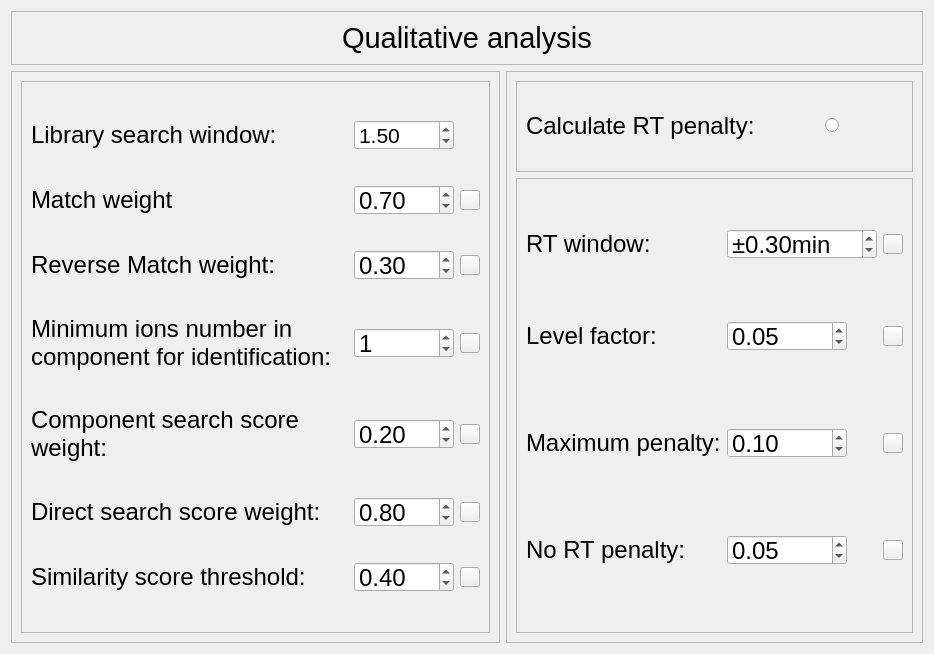
<?xml version="1.0" encoding="UTF-8"?>
<ui version="4.0">
 <class>Form</class>
 <widget class="QWidget" name="Form">
  <property name="geometry">
   <rect>
    <x>0</x>
    <y>0</y>
    <width>934</width>
    <height>654</height>
   </rect>
  </property>
  <property name="windowTitle">
   <string>DataAnalyzer-WTS</string>
  </property>
  <property name="windowIcon">
   <iconset>
    <normaloff>icon.png</normaloff>icon.png</iconset>
  </property>
  <layout class="QGridLayout" name="gridLayout">
   <item row="0" column="0" colspan="2">
    <widget class="QFrame" name="frame_3">
     <property name="frameShape">
      <enum>QFrame::StyledPanel</enum>
     </property>
     <property name="frameShadow">
      <enum>QFrame::Raised</enum>
     </property>
     <layout class="QHBoxLayout" name="horizontalLayout_2">
      <item>
       <widget class="QLabel" name="label">
        <property name="sizePolicy">
         <sizepolicy hsizetype="Maximum" vsizetype="Preferred">
          <horstretch>0</horstretch>
          <verstretch>0</verstretch>
         </sizepolicy>
        </property>
        <property name="font">
         <font>
          <pointsize>22</pointsize>
          <weight>50</weight>
          <italic>false</italic>
          <bold>false</bold>
         </font>
        </property>
        <property name="styleSheet">
         <string notr="true">font: 22pt;</string>
        </property>
        <property name="text">
         <string>Qualitative analysis</string>
        </property>
       </widget>
      </item>
     </layout>
    </widget>
   </item>
   <item row="1" column="1">
    <widget class="QFrame" name="frame_2">
     <property name="frameShape">
      <enum>QFrame::StyledPanel</enum>
     </property>
     <property name="frameShadow">
      <enum>QFrame::Raised</enum>
     </property>
     <layout class="QGridLayout" name="gridLayout_3" rowstretch="1,5">
      <item row="1" column="0">
       <widget class="QFrame" name="frame_5">
        <property name="frameShape">
         <enum>QFrame::StyledPanel</enum>
        </property>
        <property name="frameShadow">
         <enum>QFrame::Raised</enum>
        </property>
        <layout class="QGridLayout" name="gridLayout_4">
         <item row="0" column="0">
          <widget class="QLabel" name="label_7">
           <property name="sizePolicy">
            <sizepolicy hsizetype="Maximum" vsizetype="Preferred">
             <horstretch>0</horstretch>
             <verstretch>0</verstretch>
            </sizepolicy>
           </property>
           <property name="minimumSize">
            <size>
             <width>0</width>
             <height>30</height>
            </size>
           </property>
           <property name="maximumSize">
            <size>
             <width>16777215</width>
             <height>30</height>
            </size>
           </property>
           <property name="font">
            <font>
             <pointsize>18</pointsize>
             <weight>50</weight>
             <italic>false</italic>
             <bold>false</bold>
            </font>
           </property>
           <property name="styleSheet">
            <string notr="true">font: 18pt;</string>
           </property>
           <property name="text">
            <string>RT window:</string>
           </property>
          </widget>
         </item>
         <item row="0" column="1">
          <widget class="QDoubleSpinBox" name="doubleSpinBox_12">
           <property name="minimumSize">
            <size>
             <width>150</width>
             <height>30</height>
            </size>
           </property>
           <property name="maximumSize">
            <size>
             <width>150</width>
             <height>30</height>
            </size>
           </property>
           <property name="styleSheet">
            <string notr="true">font: 18pt;</string>
           </property>
           <property name="prefix">
            <string>±</string>
           </property>
           <property name="suffix">
            <string>min</string>
           </property>
           <property name="maximum">
            <double>9999.000000000000000</double>
           </property>
           <property name="singleStep">
            <double>0.100000000000000</double>
           </property>
           <property name="value">
            <double>0.300000000000000</double>
           </property>
          </widget>
         </item>
         <item row="0" column="2">
          <widget class="QPushButton" name="pushButton_6">
           <property name="minimumSize">
            <size>
             <width>20</width>
             <height>20</height>
            </size>
           </property>
           <property name="maximumSize">
            <size>
             <width>20</width>
             <height>20</height>
            </size>
           </property>
           <property name="text">
            <string/>
           </property>
           <property name="icon">
            <iconset>
             <normaloff>R-C.png</normaloff>R-C.png</iconset>
           </property>
           <property name="iconSize">
            <size>
             <width>20</width>
             <height>20</height>
            </size>
           </property>
          </widget>
         </item>
         <item row="1" column="0">
          <widget class="QLabel" name="label_8">
           <property name="minimumSize">
            <size>
             <width>0</width>
             <height>60</height>
            </size>
           </property>
           <property name="maximumSize">
            <size>
             <width>16777215</width>
             <height>60</height>
            </size>
           </property>
           <property name="font">
            <font>
             <pointsize>18</pointsize>
             <weight>50</weight>
             <italic>false</italic>
             <bold>false</bold>
            </font>
           </property>
           <property name="styleSheet">
            <string notr="true">font: 18pt;</string>
           </property>
           <property name="text">
            <string>Level factor:</string>
           </property>
           <property name="wordWrap">
            <bool>false</bool>
           </property>
          </widget>
         </item>
         <item row="1" column="1">
          <widget class="QDoubleSpinBox" name="doubleSpinBox_7">
           <property name="minimumSize">
            <size>
             <width>120</width>
             <height>30</height>
            </size>
           </property>
           <property name="maximumSize">
            <size>
             <width>120</width>
             <height>30</height>
            </size>
           </property>
           <property name="styleSheet">
            <string notr="true">font: 18pt;</string>
           </property>
           <property name="decimals">
            <number>2</number>
           </property>
           <property name="singleStep">
            <double>0.010000000000000</double>
           </property>
           <property name="value">
            <double>0.050000000000000</double>
           </property>
          </widget>
         </item>
         <item row="1" column="2">
          <widget class="QPushButton" name="pushButton_7">
           <property name="minimumSize">
            <size>
             <width>20</width>
             <height>20</height>
            </size>
           </property>
           <property name="maximumSize">
            <size>
             <width>20</width>
             <height>20</height>
            </size>
           </property>
           <property name="text">
            <string/>
           </property>
           <property name="icon">
            <iconset>
             <normaloff>R-C.png</normaloff>R-C.png</iconset>
           </property>
           <property name="iconSize">
            <size>
             <width>20</width>
             <height>20</height>
            </size>
           </property>
          </widget>
         </item>
         <item row="2" column="0">
          <widget class="QLabel" name="label_10">
           <property name="minimumSize">
            <size>
             <width>0</width>
             <height>60</height>
            </size>
           </property>
           <property name="maximumSize">
            <size>
             <width>16777215</width>
             <height>60</height>
            </size>
           </property>
           <property name="font">
            <font>
             <pointsize>18</pointsize>
             <weight>50</weight>
             <italic>false</italic>
             <bold>false</bold>
            </font>
           </property>
           <property name="styleSheet">
            <string notr="true">font: 18pt;</string>
           </property>
           <property name="text">
            <string>Maximum penalty:</string>
           </property>
           <property name="wordWrap">
            <bool>false</bool>
           </property>
          </widget>
         </item>
         <item row="2" column="1">
          <widget class="QDoubleSpinBox" name="doubleSpinBox_8">
           <property name="minimumSize">
            <size>
             <width>120</width>
             <height>30</height>
            </size>
           </property>
           <property name="maximumSize">
            <size>
             <width>120</width>
             <height>30</height>
            </size>
           </property>
           <property name="styleSheet">
            <string notr="true">font: 18pt;</string>
           </property>
           <property name="decimals">
            <number>2</number>
           </property>
           <property name="maximum">
            <double>1.000000000000000</double>
           </property>
           <property name="singleStep">
            <double>0.010000000000000</double>
           </property>
           <property name="value">
            <double>0.100000000000000</double>
           </property>
          </widget>
         </item>
         <item row="2" column="2">
          <widget class="QPushButton" name="pushButton_8">
           <property name="minimumSize">
            <size>
             <width>20</width>
             <height>20</height>
            </size>
           </property>
           <property name="maximumSize">
            <size>
             <width>20</width>
             <height>20</height>
            </size>
           </property>
           <property name="text">
            <string/>
           </property>
           <property name="icon">
            <iconset>
             <normaloff>R-C.png</normaloff>R-C.png</iconset>
           </property>
           <property name="iconSize">
            <size>
             <width>20</width>
             <height>20</height>
            </size>
           </property>
          </widget>
         </item>
         <item row="3" column="0">
          <widget class="QLabel" name="label_11">
           <property name="minimumSize">
            <size>
             <width>0</width>
             <height>60</height>
            </size>
           </property>
           <property name="maximumSize">
            <size>
             <width>16777215</width>
             <height>60</height>
            </size>
           </property>
           <property name="font">
            <font>
             <pointsize>18</pointsize>
             <weight>50</weight>
             <italic>false</italic>
             <bold>false</bold>
            </font>
           </property>
           <property name="styleSheet">
            <string notr="true">font: 18pt;</string>
           </property>
           <property name="text">
            <string>No RT penalty:</string>
           </property>
           <property name="wordWrap">
            <bool>true</bool>
           </property>
          </widget>
         </item>
         <item row="3" column="1">
          <widget class="QDoubleSpinBox" name="doubleSpinBox_9">
           <property name="minimumSize">
            <size>
             <width>120</width>
             <height>30</height>
            </size>
           </property>
           <property name="maximumSize">
            <size>
             <width>120</width>
             <height>30</height>
            </size>
           </property>
           <property name="styleSheet">
            <string notr="true">font: 18pt;</string>
           </property>
           <property name="maximum">
            <double>1.000000000000000</double>
           </property>
           <property name="singleStep">
            <double>0.010000000000000</double>
           </property>
           <property name="value">
            <double>0.050000000000000</double>
           </property>
          </widget>
         </item>
         <item row="3" column="2">
          <widget class="QPushButton" name="pushButton_9">
           <property name="minimumSize">
            <size>
             <width>20</width>
             <height>20</height>
            </size>
           </property>
           <property name="maximumSize">
            <size>
             <width>20</width>
             <height>20</height>
            </size>
           </property>
           <property name="text">
            <string/>
           </property>
           <property name="icon">
            <iconset>
             <normaloff>R-C.png</normaloff>R-C.png</iconset>
           </property>
           <property name="iconSize">
            <size>
             <width>20</width>
             <height>20</height>
            </size>
           </property>
          </widget>
         </item>
        </layout>
       </widget>
      </item>
      <item row="0" column="0">
       <widget class="QFrame" name="frame_6">
        <property name="frameShape">
         <enum>QFrame::StyledPanel</enum>
        </property>
        <property name="frameShadow">
         <enum>QFrame::Raised</enum>
        </property>
        <layout class="QGridLayout" name="gridLayout_6">
         <item row="0" column="0">
          <widget class="QLabel" name="label_6">
           <property name="sizePolicy">
            <sizepolicy hsizetype="Maximum" vsizetype="Preferred">
             <horstretch>0</horstretch>
             <verstretch>0</verstretch>
            </sizepolicy>
           </property>
           <property name="minimumSize">
            <size>
             <width>0</width>
             <height>0</height>
            </size>
           </property>
           <property name="maximumSize">
            <size>
             <width>16777215</width>
             <height>16777215</height>
            </size>
           </property>
           <property name="font">
            <font>
             <pointsize>18</pointsize>
             <weight>50</weight>
             <italic>false</italic>
             <bold>false</bold>
            </font>
           </property>
           <property name="styleSheet">
            <string notr="true">font: 18pt;</string>
           </property>
           <property name="text">
            <string>Calculate RT penalty:</string>
           </property>
          </widget>
         </item>
         <item row="0" column="1" alignment="Qt::AlignHCenter">
          <widget class="QRadioButton" name="radioButton">
           <property name="sizePolicy">
            <sizepolicy hsizetype="Maximum" vsizetype="Fixed">
             <horstretch>0</horstretch>
             <verstretch>0</verstretch>
            </sizepolicy>
           </property>
           <property name="styleSheet">
            <string notr="true">font: 18pt;</string>
           </property>
           <property name="text">
            <string/>
           </property>
           <property name="checked">
            <bool>false</bool>
           </property>
          </widget>
         </item>
        </layout>
       </widget>
      </item>
     </layout>
    </widget>
   </item>
   <item row="1" column="0">
    <widget class="QFrame" name="frame">
     <property name="frameShape">
      <enum>QFrame::StyledPanel</enum>
     </property>
     <property name="frameShadow">
      <enum>QFrame::Raised</enum>
     </property>
     <layout class="QGridLayout" name="gridLayout_5" rowstretch="1">
      <item row="0" column="0">
       <widget class="QFrame" name="frame_4">
        <property name="frameShape">
         <enum>QFrame::StyledPanel</enum>
        </property>
        <property name="frameShadow">
         <enum>QFrame::Raised</enum>
        </property>
        <layout class="QGridLayout" name="gridLayout_2">
         <item row="0" column="0">
          <widget class="QLabel" name="label_3">
           <property name="sizePolicy">
            <sizepolicy hsizetype="Maximum" vsizetype="Preferred">
             <horstretch>0</horstretch>
             <verstretch>0</verstretch>
            </sizepolicy>
           </property>
           <property name="minimumSize">
            <size>
             <width>0</width>
             <height>0</height>
            </size>
           </property>
           <property name="maximumSize">
            <size>
             <width>16777215</width>
             <height>16777215</height>
            </size>
           </property>
           <property name="font">
            <font>
             <pointsize>18</pointsize>
             <weight>50</weight>
             <italic>false</italic>
             <bold>false</bold>
            </font>
           </property>
           <property name="styleSheet">
            <string notr="true">font: 18pt;</string>
           </property>
           <property name="text">
            <string>Library search window:</string>
           </property>
          </widget>
         </item>
         <item row="0" column="1">
          <widget class="QDoubleSpinBox" name="doubleSpinBox_5">
           <property name="minimumSize">
            <size>
             <width>100</width>
             <height>30</height>
            </size>
           </property>
           <property name="maximumSize">
            <size>
             <width>100</width>
             <height>30</height>
            </size>
           </property>
           <property name="styleSheet">
            <string notr="true">font: 16pt;</string>
           </property>
           <property name="decimals">
            <number>2</number>
           </property>
           <property name="maximum">
            <double>9999999999999.000000000000000</double>
           </property>
           <property name="singleStep">
            <double>0.100000000000000</double>
           </property>
           <property name="value">
            <double>1.500000000000000</double>
           </property>
          </widget>
         </item>
         <item row="1" column="0">
          <widget class="QLabel" name="label_2">
           <property name="sizePolicy">
            <sizepolicy hsizetype="Maximum" vsizetype="Preferred">
             <horstretch>0</horstretch>
             <verstretch>0</verstretch>
            </sizepolicy>
           </property>
           <property name="minimumSize">
            <size>
             <width>0</width>
             <height>30</height>
            </size>
           </property>
           <property name="maximumSize">
            <size>
             <width>16777215</width>
             <height>30</height>
            </size>
           </property>
           <property name="font">
            <font>
             <pointsize>18</pointsize>
             <weight>50</weight>
             <italic>false</italic>
             <bold>false</bold>
            </font>
           </property>
           <property name="styleSheet">
            <string notr="true">font: 18pt;</string>
           </property>
           <property name="text">
            <string>Match weight</string>
           </property>
          </widget>
         </item>
         <item row="1" column="1">
          <widget class="QDoubleSpinBox" name="doubleSpinBox_3">
           <property name="minimumSize">
            <size>
             <width>100</width>
             <height>30</height>
            </size>
           </property>
           <property name="maximumSize">
            <size>
             <width>100</width>
             <height>30</height>
            </size>
           </property>
           <property name="styleSheet">
            <string notr="true">font: 18pt;</string>
           </property>
           <property name="decimals">
            <number>2</number>
           </property>
           <property name="maximum">
            <double>99999.000000000000000</double>
           </property>
           <property name="singleStep">
            <double>0.100000000000000</double>
           </property>
           <property name="value">
            <double>0.700000000000000</double>
           </property>
          </widget>
         </item>
         <item row="1" column="2">
          <widget class="QPushButton" name="pushButton_11">
           <property name="minimumSize">
            <size>
             <width>20</width>
             <height>20</height>
            </size>
           </property>
           <property name="maximumSize">
            <size>
             <width>20</width>
             <height>20</height>
            </size>
           </property>
           <property name="text">
            <string/>
           </property>
           <property name="icon">
            <iconset>
             <normaloff>R-C.png</normaloff>R-C.png</iconset>
           </property>
           <property name="iconSize">
            <size>
             <width>20</width>
             <height>20</height>
            </size>
           </property>
          </widget>
         </item>
         <item row="2" column="0">
          <widget class="QLabel" name="label_4">
           <property name="font">
            <font>
             <pointsize>18</pointsize>
             <weight>50</weight>
             <italic>false</italic>
             <bold>false</bold>
            </font>
           </property>
           <property name="styleSheet">
            <string notr="true">font: 18pt;</string>
           </property>
           <property name="text">
            <string>Reverse Match weight:</string>
           </property>
           <property name="wordWrap">
            <bool>true</bool>
           </property>
          </widget>
         </item>
         <item row="2" column="1">
          <widget class="QDoubleSpinBox" name="doubleSpinBox_4">
           <property name="minimumSize">
            <size>
             <width>100</width>
             <height>30</height>
            </size>
           </property>
           <property name="maximumSize">
            <size>
             <width>100</width>
             <height>30</height>
            </size>
           </property>
           <property name="styleSheet">
            <string notr="true">font: 18pt;</string>
           </property>
           <property name="decimals">
            <number>2</number>
           </property>
           <property name="singleStep">
            <double>0.100000000000000</double>
           </property>
           <property name="value">
            <double>0.300000000000000</double>
           </property>
          </widget>
         </item>
         <item row="2" column="2">
          <widget class="QPushButton" name="pushButton_12">
           <property name="minimumSize">
            <size>
             <width>20</width>
             <height>20</height>
            </size>
           </property>
           <property name="maximumSize">
            <size>
             <width>20</width>
             <height>20</height>
            </size>
           </property>
           <property name="text">
            <string/>
           </property>
           <property name="icon">
            <iconset>
             <normaloff>R-C.png</normaloff>R-C.png</iconset>
           </property>
           <property name="iconSize">
            <size>
             <width>20</width>
             <height>20</height>
            </size>
           </property>
          </widget>
         </item>
         <item row="3" column="0">
          <widget class="QLabel" name="label_5">
           <property name="font">
            <font>
             <pointsize>18</pointsize>
             <weight>50</weight>
             <italic>false</italic>
             <bold>false</bold>
            </font>
           </property>
           <property name="styleSheet">
            <string notr="true">font: 18pt;</string>
           </property>
           <property name="text">
            <string>Minimum ions number in component for identification:</string>
           </property>
           <property name="wordWrap">
            <bool>true</bool>
           </property>
          </widget>
         </item>
         <item row="3" column="1">
          <widget class="QSpinBox" name="spinBox_2">
           <property name="minimumSize">
            <size>
             <width>100</width>
             <height>30</height>
            </size>
           </property>
           <property name="maximumSize">
            <size>
             <width>100</width>
             <height>30</height>
            </size>
           </property>
           <property name="styleSheet">
            <string notr="true">font: 18pt;</string>
           </property>
           <property name="maximum">
            <number>99999</number>
           </property>
           <property name="value">
            <number>1</number>
           </property>
          </widget>
         </item>
         <item row="3" column="2">
          <widget class="QPushButton" name="pushButton_13">
           <property name="minimumSize">
            <size>
             <width>20</width>
             <height>20</height>
            </size>
           </property>
           <property name="maximumSize">
            <size>
             <width>20</width>
             <height>20</height>
            </size>
           </property>
           <property name="text">
            <string/>
           </property>
           <property name="icon">
            <iconset>
             <normaloff>R-C.png</normaloff>R-C.png</iconset>
           </property>
           <property name="iconSize">
            <size>
             <width>20</width>
             <height>20</height>
            </size>
           </property>
          </widget>
         </item>
         <item row="4" column="0">
          <widget class="QLabel" name="label_16">
           <property name="sizePolicy">
            <sizepolicy hsizetype="Preferred" vsizetype="Preferred">
             <horstretch>0</horstretch>
             <verstretch>0</verstretch>
            </sizepolicy>
           </property>
           <property name="minimumSize">
            <size>
             <width>0</width>
             <height>0</height>
            </size>
           </property>
           <property name="maximumSize">
            <size>
             <width>16777215</width>
             <height>16777215</height>
            </size>
           </property>
           <property name="font">
            <font>
             <pointsize>18</pointsize>
             <weight>50</weight>
             <italic>false</italic>
             <bold>false</bold>
            </font>
           </property>
           <property name="styleSheet">
            <string notr="true">font: 18pt;</string>
           </property>
           <property name="text">
            <string>Component search score weight:</string>
           </property>
           <property name="wordWrap">
            <bool>true</bool>
           </property>
          </widget>
         </item>
         <item row="4" column="1">
          <widget class="QDoubleSpinBox" name="doubleSpinBox_6">
           <property name="minimumSize">
            <size>
             <width>100</width>
             <height>30</height>
            </size>
           </property>
           <property name="maximumSize">
            <size>
             <width>100</width>
             <height>30</height>
            </size>
           </property>
           <property name="styleSheet">
            <string notr="true">font: 18pt;</string>
           </property>
           <property name="decimals">
            <number>2</number>
           </property>
           <property name="singleStep">
            <double>0.100000000000000</double>
           </property>
           <property name="value">
            <double>0.200000000000000</double>
           </property>
          </widget>
         </item>
         <item row="4" column="2">
          <widget class="QPushButton" name="pushButton_14">
           <property name="minimumSize">
            <size>
             <width>20</width>
             <height>20</height>
            </size>
           </property>
           <property name="maximumSize">
            <size>
             <width>20</width>
             <height>20</height>
            </size>
           </property>
           <property name="text">
            <string/>
           </property>
           <property name="icon">
            <iconset>
             <normaloff>R-C.png</normaloff>R-C.png</iconset>
           </property>
           <property name="iconSize">
            <size>
             <width>20</width>
             <height>20</height>
            </size>
           </property>
          </widget>
         </item>
         <item row="5" column="0">
          <widget class="QLabel" name="label_17">
           <property name="sizePolicy">
            <sizepolicy hsizetype="Maximum" vsizetype="Preferred">
             <horstretch>0</horstretch>
             <verstretch>0</verstretch>
            </sizepolicy>
           </property>
           <property name="minimumSize">
            <size>
             <width>0</width>
             <height>30</height>
            </size>
           </property>
           <property name="maximumSize">
            <size>
             <width>16777215</width>
             <height>30</height>
            </size>
           </property>
           <property name="font">
            <font>
             <pointsize>18</pointsize>
             <weight>50</weight>
             <italic>false</italic>
             <bold>false</bold>
            </font>
           </property>
           <property name="styleSheet">
            <string notr="true">font: 18pt;</string>
           </property>
           <property name="text">
            <string>Direct search score weight:</string>
           </property>
           <property name="wordWrap">
            <bool>false</bool>
           </property>
          </widget>
         </item>
         <item row="5" column="1">
          <widget class="QDoubleSpinBox" name="doubleSpinBox_10">
           <property name="minimumSize">
            <size>
             <width>100</width>
             <height>30</height>
            </size>
           </property>
           <property name="maximumSize">
            <size>
             <width>100</width>
             <height>30</height>
            </size>
           </property>
           <property name="styleSheet">
            <string notr="true">font: 18pt;</string>
           </property>
           <property name="suffix">
            <string/>
           </property>
           <property name="decimals">
            <number>2</number>
           </property>
           <property name="maximum">
            <double>99.000000000000000</double>
           </property>
           <property name="singleStep">
            <double>0.100000000000000</double>
           </property>
           <property name="value">
            <double>0.800000000000000</double>
           </property>
          </widget>
         </item>
         <item row="5" column="2">
          <widget class="QPushButton" name="pushButton_15">
           <property name="minimumSize">
            <size>
             <width>20</width>
             <height>20</height>
            </size>
           </property>
           <property name="maximumSize">
            <size>
             <width>20</width>
             <height>20</height>
            </size>
           </property>
           <property name="text">
            <string/>
           </property>
           <property name="icon">
            <iconset>
             <normaloff>R-C.png</normaloff>R-C.png</iconset>
           </property>
           <property name="iconSize">
            <size>
             <width>20</width>
             <height>20</height>
            </size>
           </property>
          </widget>
         </item>
         <item row="6" column="0">
          <widget class="QLabel" name="label_18">
           <property name="sizePolicy">
            <sizepolicy hsizetype="Maximum" vsizetype="Preferred">
             <horstretch>0</horstretch>
             <verstretch>0</verstretch>
            </sizepolicy>
           </property>
           <property name="minimumSize">
            <size>
             <width>0</width>
             <height>30</height>
            </size>
           </property>
           <property name="maximumSize">
            <size>
             <width>16777215</width>
             <height>30</height>
            </size>
           </property>
           <property name="font">
            <font>
             <pointsize>18</pointsize>
             <weight>50</weight>
             <italic>false</italic>
             <bold>false</bold>
            </font>
           </property>
           <property name="styleSheet">
            <string notr="true">font: 18pt;</string>
           </property>
           <property name="text">
            <string>Similarity score threshold:</string>
           </property>
           <property name="wordWrap">
            <bool>false</bool>
           </property>
          </widget>
         </item>
         <item row="6" column="1">
          <widget class="QDoubleSpinBox" name="doubleSpinBox_11">
           <property name="minimumSize">
            <size>
             <width>100</width>
             <height>30</height>
            </size>
           </property>
           <property name="maximumSize">
            <size>
             <width>100</width>
             <height>30</height>
            </size>
           </property>
           <property name="styleSheet">
            <string notr="true">font: 18pt;</string>
           </property>
           <property name="decimals">
            <number>2</number>
           </property>
           <property name="maximum">
            <double>1.000000000000000</double>
           </property>
           <property name="singleStep">
            <double>0.100000000000000</double>
           </property>
           <property name="value">
            <double>0.400000000000000</double>
           </property>
          </widget>
         </item>
         <item row="6" column="2">
          <widget class="QPushButton" name="pushButton_16">
           <property name="minimumSize">
            <size>
             <width>20</width>
             <height>20</height>
            </size>
           </property>
           <property name="maximumSize">
            <size>
             <width>20</width>
             <height>20</height>
            </size>
           </property>
           <property name="text">
            <string/>
           </property>
           <property name="icon">
            <iconset>
             <normaloff>R-C.png</normaloff>R-C.png</iconset>
           </property>
           <property name="iconSize">
            <size>
             <width>20</width>
             <height>20</height>
            </size>
           </property>
          </widget>
         </item>
        </layout>
       </widget>
      </item>
     </layout>
    </widget>
   </item>
  </layout>
 </widget>
 <resources/>
 <connections>
  <connection>
   <sender>pushButton_11</sender>
   <signal>clicked()</signal>
   <receiver>Form</receiver>
   <slot>slot2()</slot>
   <hints>
    <hint type="sourcelabel">
     <x>490</x>
     <y>295</y>
    </hint>
    <hint type="destinationlabel">
     <x>-189</x>
     <y>212</y>
    </hint>
   </hints>
  </connection>
  <connection>
   <sender>pushButton_12</sender>
   <signal>clicked()</signal>
   <receiver>Form</receiver>
   <slot>slot3()</slot>
   <hints>
    <hint type="sourcelabel">
     <x>488</x>
     <y>378</y>
    </hint>
    <hint type="destinationlabel">
     <x>-43</x>
     <y>380</y>
    </hint>
   </hints>
  </connection>
  <connection>
   <sender>pushButton_13</sender>
   <signal>clicked()</signal>
   <receiver>Form</receiver>
   <slot>slot4()</slot>
   <hints>
    <hint type="sourcelabel">
     <x>495</x>
     <y>466</y>
    </hint>
    <hint type="destinationlabel">
     <x>-189</x>
     <y>460</y>
    </hint>
   </hints>
  </connection>
  <connection>
   <sender>pushButton_14</sender>
   <signal>clicked()</signal>
   <receiver>Form</receiver>
   <slot>slot5()</slot>
   <hints>
    <hint type="sourcelabel">
     <x>487</x>
     <y>557</y>
    </hint>
    <hint type="destinationlabel">
     <x>-117</x>
     <y>527</y>
    </hint>
   </hints>
  </connection>
  <connection>
   <sender>pushButton_15</sender>
   <signal>clicked()</signal>
   <receiver>Form</receiver>
   <slot>slot6()</slot>
   <hints>
    <hint type="sourcelabel">
     <x>491</x>
     <y>638</y>
    </hint>
    <hint type="destinationlabel">
     <x>-107</x>
     <y>624</y>
    </hint>
   </hints>
  </connection>
  <connection>
   <sender>pushButton_16</sender>
   <signal>clicked()</signal>
   <receiver>Form</receiver>
   <slot>slot7()</slot>
   <hints>
    <hint type="sourcelabel">
     <x>489</x>
     <y>717</y>
    </hint>
    <hint type="destinationlabel">
     <x>-88</x>
     <y>681</y>
    </hint>
   </hints>
  </connection>
  <connection>
   <sender>pushButton_6</sender>
   <signal>clicked()</signal>
   <receiver>Form</receiver>
   <slot>slot8()</slot>
   <hints>
    <hint type="sourcelabel">
     <x>1061</x>
     <y>315</y>
    </hint>
    <hint type="destinationlabel">
     <x>1245</x>
     <y>319</y>
    </hint>
   </hints>
  </connection>
  <connection>
   <sender>pushButton_7</sender>
   <signal>clicked()</signal>
   <receiver>Form</receiver>
   <slot>slot9()</slot>
   <hints>
    <hint type="sourcelabel">
     <x>1068</x>
     <y>444</y>
    </hint>
    <hint type="destinationlabel">
     <x>1169</x>
     <y>437</y>
    </hint>
   </hints>
  </connection>
  <connection>
   <sender>pushButton_8</sender>
   <signal>clicked()</signal>
   <receiver>Form</receiver>
   <slot>slot10()</slot>
   <hints>
    <hint type="sourcelabel">
     <x>1063</x>
     <y>566</y>
    </hint>
    <hint type="destinationlabel">
     <x>1246</x>
     <y>582</y>
    </hint>
   </hints>
  </connection>
  <connection>
   <sender>pushButton_9</sender>
   <signal>clicked()</signal>
   <receiver>Form</receiver>
   <slot>slot11()</slot>
   <hints>
    <hint type="sourcelabel">
     <x>1068</x>
     <y>689</y>
    </hint>
    <hint type="destinationlabel">
     <x>1207</x>
     <y>693</y>
    </hint>
   </hints>
  </connection>
 </connections>
 <slots>
  <slot>slot1()</slot>
  <slot>slot2()</slot>
  <slot>slot3()</slot>
  <slot>slot4()</slot>
  <slot>slot5()</slot>
  <slot>slot6()</slot>
  <slot>slot7()</slot>
  <slot>slot8()</slot>
  <slot>slot9()</slot>
  <slot>slot10()</slot>
  <slot>slot11()</slot>
 </slots>
</ui>
